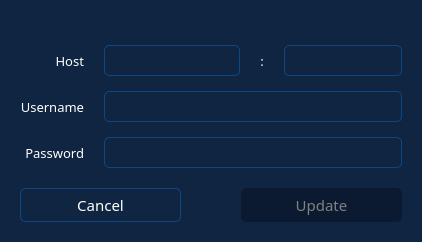
<?xml version="1.0" encoding="UTF-8"?>
<ui version="4.0">
 <class>Dialog</class>
 <widget class="QDialog" name="Dialog">
  <property name="geometry">
   <rect>
    <x>0</x>
    <y>0</y>
    <width>422</width>
    <height>242</height>
   </rect>
  </property>
  <property name="windowTitle">
   <string>Dialog</string>
  </property>
  <property name="styleSheet">
   <string notr="true">QWidget{
	background: #102542;
	color: white; 
	font-family: Barlow
}

QLineEdit {
  	padding: 5px;
  	border: 1px solid #0e4884;
  	border-radius: 5px;
}

QPushButton {
  padding: 5px 8px;
  border: 1px solid #0e4884;
  background-color: #0e4884;
}

QPushButton::disabled {
  padding: 5px;
 color: gray;
  border: 1px solid #0B1A30;
  background-color: #0B1A30;
}

QLineEdit:focus,
QLineEdit:hover,
QPushButton:focus,
QPushButton:hover {
  border: 1px solid #256eff;
  outline: none;
}

QPushButton:pressed {
  background-color: #072f49;
}
</string>
  </property>
  <layout class="QVBoxLayout" name="verticalLayout_2">
   <property name="spacing">
    <number>0</number>
   </property>
   <property name="leftMargin">
    <number>0</number>
   </property>
   <property name="topMargin">
    <number>0</number>
   </property>
   <property name="rightMargin">
    <number>0</number>
   </property>
   <property name="bottomMargin">
    <number>0</number>
   </property>
   <item>
    <widget class="QWidget" name="title_bar" native="true">
     <property name="minimumSize">
      <size>
       <width>0</width>
       <height>30</height>
      </size>
     </property>
     <property name="maximumSize">
      <size>
       <width>16777215</width>
       <height>30</height>
      </size>
     </property>
     <property name="styleSheet">
      <string notr="true"/>
     </property>
     <layout class="QHBoxLayout" name="horizontalLayout_10">
      <property name="spacing">
       <number>0</number>
      </property>
      <property name="leftMargin">
       <number>0</number>
      </property>
      <property name="topMargin">
       <number>0</number>
      </property>
      <property name="rightMargin">
       <number>0</number>
      </property>
      <property name="bottomMargin">
       <number>0</number>
      </property>
     </layout>
    </widget>
   </item>
   <item>
    <widget class="QWidget" name="widget" native="true">
     <layout class="QVBoxLayout" name="verticalLayout">
      <property name="spacing">
       <number>20</number>
      </property>
      <property name="leftMargin">
       <number>20</number>
      </property>
      <property name="topMargin">
       <number>15</number>
      </property>
      <property name="rightMargin">
       <number>20</number>
      </property>
      <property name="bottomMargin">
       <number>20</number>
      </property>
      <item>
       <layout class="QGridLayout" name="gridLayout" columnstretch="0,1,0,0">
        <property name="horizontalSpacing">
         <number>20</number>
        </property>
        <property name="verticalSpacing">
         <number>15</number>
        </property>
        <item row="0" column="0">
         <widget class="QLabel" name="label">
          <property name="font">
           <font>
            <family>Barlow</family>
            <pointsize>10</pointsize>
           </font>
          </property>
          <property name="text">
           <string>Host</string>
          </property>
          <property name="alignment">
           <set>Qt::AlignRight|Qt::AlignTrailing|Qt::AlignVCenter</set>
          </property>
         </widget>
        </item>
        <item row="0" column="1">
         <widget class="QLineEdit" name="lineEdit">
          <property name="minimumSize">
           <size>
            <width>0</width>
            <height>30</height>
           </size>
          </property>
         </widget>
        </item>
        <item row="0" column="2">
         <widget class="QLabel" name="label_2">
          <property name="font">
           <font>
            <family>Barlow</family>
            <pointsize>10</pointsize>
           </font>
          </property>
          <property name="text">
           <string>:</string>
          </property>
          <property name="scaledContents">
           <bool>false</bool>
          </property>
          <property name="alignment">
           <set>Qt::AlignCenter</set>
          </property>
         </widget>
        </item>
        <item row="0" column="3">
         <widget class="QLineEdit" name="lineEdit_2">
          <property name="minimumSize">
           <size>
            <width>0</width>
            <height>30</height>
           </size>
          </property>
         </widget>
        </item>
        <item row="1" column="0">
         <widget class="QLabel" name="label_3">
          <property name="font">
           <font>
            <family>Barlow</family>
            <pointsize>10</pointsize>
           </font>
          </property>
          <property name="text">
           <string>Username</string>
          </property>
          <property name="alignment">
           <set>Qt::AlignRight|Qt::AlignTrailing|Qt::AlignVCenter</set>
          </property>
         </widget>
        </item>
        <item row="1" column="1" colspan="3">
         <widget class="QLineEdit" name="lineEdit_3">
          <property name="minimumSize">
           <size>
            <width>0</width>
            <height>30</height>
           </size>
          </property>
         </widget>
        </item>
        <item row="2" column="0">
         <widget class="QLabel" name="label_4">
          <property name="font">
           <font>
            <family>Barlow</family>
            <pointsize>10</pointsize>
           </font>
          </property>
          <property name="text">
           <string>Password</string>
          </property>
          <property name="alignment">
           <set>Qt::AlignRight|Qt::AlignTrailing|Qt::AlignVCenter</set>
          </property>
         </widget>
        </item>
        <item row="2" column="1" colspan="3">
         <widget class="QLineEdit" name="lineEdit_4">
          <property name="minimumSize">
           <size>
            <width>0</width>
            <height>30</height>
           </size>
          </property>
         </widget>
        </item>
       </layout>
      </item>
      <item>
       <layout class="QHBoxLayout" name="horizontalLayout" stretch="1,0,1">
        <item>
         <widget class="QPushButton" name="btn_cancel">
          <property name="font">
           <font>
            <family>Barlow</family>
            <pointsize>11</pointsize>
           </font>
          </property>
          <property name="cursor">
           <cursorShape>PointingHandCursor</cursorShape>
          </property>
          <property name="styleSheet">
           <string notr="true">border-radius: 5px;	background-color: none;</string>
          </property>
          <property name="text">
           <string>Cancel</string>
          </property>
         </widget>
        </item>
        <item>
         <spacer name="horizontalSpacer_4">
          <property name="orientation">
           <enum>Qt::Horizontal</enum>
          </property>
          <property name="sizeHint" stdset="0">
           <size>
            <width>40</width>
            <height>20</height>
           </size>
          </property>
         </spacer>
        </item>
        <item>
         <widget class="QPushButton" name="btn_import">
          <property name="enabled">
           <bool>false</bool>
          </property>
          <property name="font">
           <font>
            <family>Barlow</family>
            <pointsize>11</pointsize>
           </font>
          </property>
          <property name="cursor">
           <cursorShape>PointingHandCursor</cursorShape>
          </property>
          <property name="styleSheet">
           <string notr="true">border-radius: 5px;</string>
          </property>
          <property name="text">
           <string>Update</string>
          </property>
         </widget>
        </item>
       </layout>
      </item>
     </layout>
    </widget>
   </item>
  </layout>
 </widget>
 <resources/>
 <connections/>
</ui>
